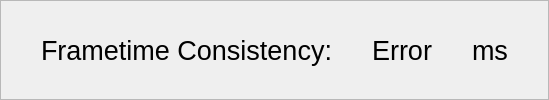
           <widget class="QFrame" name="TotalFrameTime">
            <property name="frameShape">
             <enum>QFrame::Shape::StyledPanel</enum>
            </property>
            <property name="frameShadow">
             <enum>QFrame::Shadow::Raised</enum>
            </property>
            <layout class="QHBoxLayout" name="horizontalLayout_5" stretch="0,0,1,0,0,0,0">
             <property name="spacing">
              <number>0</number>
             </property>
             <property name="leftMargin">
              <number>0</number>
             </property>
             <property name="topMargin">
              <number>0</number>
             </property>
             <property name="rightMargin">
              <number>0</number>
             </property>
             <property name="bottomMargin">
              <number>0</number>
             </property>
             <item>
              <spacer name="horizontalSpacer_32">
               <property name="orientation">
                <enum>Qt::Orientation::Horizontal</enum>
               </property>
               <property name="sizeHint" stdset="0">
                <size>
                 <width>40</width>
                 <height>20</height>
                </size>
               </property>
              </spacer>
             </item>
             <item>
              <widget class="QLabel" name="frameTimeConsistencyTitle">
               <property name="minimumSize">
                <size>
                 <width>0</width>
                 <height>60</height>
                </size>
               </property>
               <property name="font">
                <font>
                 <pointsize>20</pointsize>
                </font>
               </property>
               <property name="styleSheet">
                <string notr="true"/>
               </property>
               <property name="text">
                <string>Frametime Consistency:</string>
               </property>
               <property name="wordWrap">
                <bool>false</bool>
               </property>
               <property name="margin">
                <number>2</number>
               </property>
               <property name="indent">
                <number>-1</number>
               </property>
              </widget>
             </item>
             <item>
              <spacer name="horizontalSpacer_31">
               <property name="orientation">
                <enum>Qt::Orientation::Horizontal</enum>
               </property>
               <property name="sizeHint" stdset="0">
                <size>
                 <width>40</width>
                 <height>20</height>
                </size>
               </property>
              </spacer>
             </item>
             <item>
              <widget class="QLabel" name="frameTimeConsistencyLabel">
               <property name="font">
                <font>
                 <pointsize>20</pointsize>
                </font>
               </property>
               <property name="styleSheet">
                <string notr="true"/>
               </property>
               <property name="text">
                <string>Error</string>
               </property>
               <property name="alignment">
                <set>Qt::AlignmentFlag::AlignCenter</set>
               </property>
               <property name="margin">
                <number>2</number>
               </property>
               <property name="indent">
                <number>-1</number>
               </property>
              </widget>
             </item>
             <item>
              <spacer name="horizontalSpacer_33">
               <property name="orientation">
                <enum>Qt::Orientation::Horizontal</enum>
               </property>
               <property name="sizeHint" stdset="0">
                <size>
                 <width>40</width>
                 <height>20</height>
                </size>
               </property>
              </spacer>
             </item>
             <item>
              <widget class="QLabel" name="label_3">
               <property name="font">
                <font>
                 <pointsize>20</pointsize>
                </font>
               </property>
               <property name="styleSheet">
                <string notr="true"/>
               </property>
               <property name="text">
                <string>ms</string>
               </property>
               <property name="margin">
                <number>2</number>
               </property>
              </widget>
             </item>
             <item>
              <spacer name="horizontalSpacer_34">
               <property name="orientation">
                <enum>Qt::Orientation::Horizontal</enum>
               </property>
               <property name="sizeHint" stdset="0">
                <size>
                 <width>40</width>
                 <height>20</height>
                </size>
               </property>
              </spacer>
             </item>
            </layout>
           </widget>
